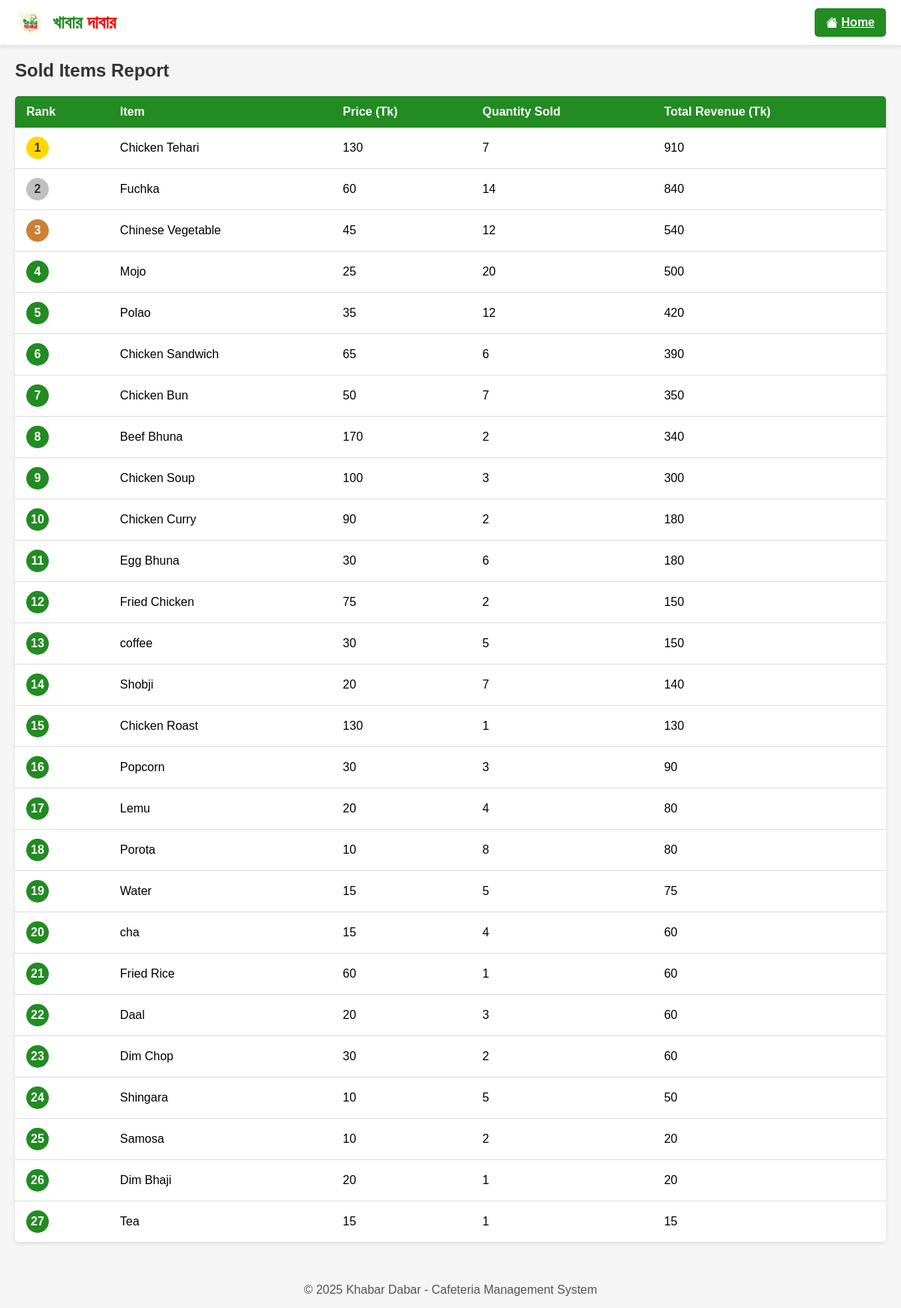
The page /sales.php on the database its author committed.
### tables this page shows
CREATE TABLE `sold_item` (
  `name` varchar(100) NOT NULL,
  `price` bigint(50) NOT NULL,
  `amount` bigint(70) NOT NULL,
  `rating` int(10) NOT NULL
);

### sales.php (the view, shortened to what this page needs)
<!DOCTYPE html>
<html lang="en">
<head>
</head>
<body>
    <div class="header">
        <div class="logo-container">
            <img src="images.png" alt="Khabar Dabar Logo">
            <h1><span class="green">খাবার</span> <span class="red">দাবার</span></h1>
        </div>
        <div class="action-buttons">
            <a href="home_host.php" class="btn btn-green">
                Home
            </a>
        </div>
    </div>
    <div class="main-content">
        <h2 class="page-title">Sold Items Report</h2>
        <table class="sold-items-table">
            <thead>
                <tr>
                    <th>Rank</th>
                    <th>Item</th>
                    <th>Price (Tk)</th>
                    <th>Quantity Sold</th>
                    <th>Total Revenue (Tk)</th>
                </tr>
            </thead>
            <tbody>
                <?php
                $conn = new mysqli("localhost", "root", "", "cse370");
                $sql = "SELECT name, price, amount FROM sold_item ORDER BY (price * amount) DESC";
                $result = $conn->query($sql);
                if ($result === false) {
                    echo "<tr><td colspan='5' style='text-align: center;'>Error executing query: " . $conn->error . "</td></tr>";
                }
                elseif ($result->num_rows > 0) {
                    $rank = 1;
                    while($row = $result->fetch_assoc()) {
                        $totalRevenue = $row["price"] * $row["amount"];
                        $rankClass = ($rank <= 3) ? "rank-".$rank : "";
                        echo "<tr>";
                        echo "<td><div class='rank $rankClass'>$rank</div></td>";
                        echo "<td>".$row["name"]."</td>";
                        echo "<td>".$row["price"]."</td>";
                        echo "<td>".$row["amount"]."</td>";
                        echo "<td>".number_format($totalRevenue)."</td>";
                        echo "</tr>";
                        $rank++;
                    }
                } else {
                    echo "<tr><td colspan='5' style='text-align: center;'>No items found in the database</td></tr>";
                }
                ?>
            </tbody>
        </table>
    </div>
    <div class="footer">
        © 2025 Khabar Dabar - Cafeteria Management System
    </div>
</body>
</html>

### sales.php (style rules this page uses)
* { margin: 0; padding: 0; box-sizing: border-box; font-family: Arial, sans-serif; }
body { background-color: #f5f5f5; }
.header { background-color: white; display: flex; justify-content: space-between; align-items: center; padding: 10px 20px; box-shadow: 0 2px 5px rgba(0,0,0,0.1); }
.logo-container { display: flex; align-items: center; }
.logo-container img { width: 40px; height: 40px; margin-right: 10px; }
.logo-container h1 { font-size: 24px; }
.logo-container h1 span.green { color: #228B22; }
.logo-container h1 span.red { color: red; }
.action-buttons { display: flex; gap: 10px; }
.btn { padding: 10px 15px; border-radius: 5px; border: none; color: white; cursor: pointer; display: flex; align-items: center; font-weight: bold; }
.btn-green { background-color: #228B22; }
.main-content { padding: 20px; }
.page-title { color: #333; margin-bottom: 20px; }
.sold-items-table { width: 100%; border-collapse: collapse; background-color: white; box-shadow: 0 2px 5px rgba(0,0,0,0.1); border-radius: 5px; overflow: hidden; }
.sold-items-table th { background-color: #228B22; color: white; text-align: left; padding: 12px 15px; }
.sold-items-table td { padding: 12px 15px; border-bottom: 1px solid #ddd; }
.sold-items-table tr:last-child td { border-bottom: none; }
.rank { display: flex; align-items: center; justify-content: center; width: 30px; height: 30px; border-radius: 50%; background-color: #228B22; color: white; font-weight: bold; }
.rank-1 { background-color: gold; color: #333; }
.rank-2 { background-color: silver; color: #333; }
.rank-3 { background-color: #cd7f32; }
.footer { text-align: center; padding: 15px; margin-top: 20px; color: #555; }

### rows shown on the page
sold_item: name "Chicken Tehari", price "130", amount "7", totalRevenue "910"
sold_item: name "Fuchka", price "60", amount "14", totalRevenue "840"
sold_item: name "Chinese Vegetable", price "45", amount "12", totalRevenue "540"
sold_item: name "Mojo", price "25", amount "20", totalRevenue "500"
sold_item: name "Polao", price "35", amount "12", totalRevenue "420"
sold_item: name "Chicken Sandwich", price "65", amount "6", totalRevenue "390"
sold_item: name "Chicken Bun", price "50", amount "7", totalRevenue "350"
sold_item: name "Beef Bhuna", price "170", amount "2", totalRevenue "340"
sold_item: name "Chicken Soup", price "100", amount "3", totalRevenue "300"
sold_item: name "Chicken Curry", price "90", amount "2", totalRevenue "180"
sold_item: name "Egg Bhuna", price "30", amount "6", totalRevenue "180"
sold_item: name "Fried Chicken", price "75", amount "2", totalRevenue "150"
sold_item: name "coffee", price "30", amount "5", totalRevenue "150"
sold_item: name "Shobji", price "20", amount "7", totalRevenue "140"
sold_item: name "Chicken Roast", price "130", amount "1"
sold_item: name "Popcorn", price "30", amount "3", totalRevenue "90"
sold_item: name "Lemu", price "20", amount "4", totalRevenue "80"
sold_item: name "Porota", price "10", amount "8", totalRevenue "80"
sold_item: name "Water", price "15", amount "5", totalRevenue "75"
sold_item: name "cha", price "15", amount "4", totalRevenue "60"
sold_item: name "Fried Rice", price "60", amount "1"
sold_item: name "Daal", price "20", amount "3", totalRevenue "60"
sold_item: name "Dim Chop", price "30", amount "2", totalRevenue "60"
sold_item: name "Shingara", price "10", amount "5", totalRevenue "50"
sold_item: name "Samosa", price "10", amount "2", totalRevenue "20"
sold_item: name "Dim Bhaji", price "20", amount "1"
sold_item: name "Tea", price "15", amount "1"
